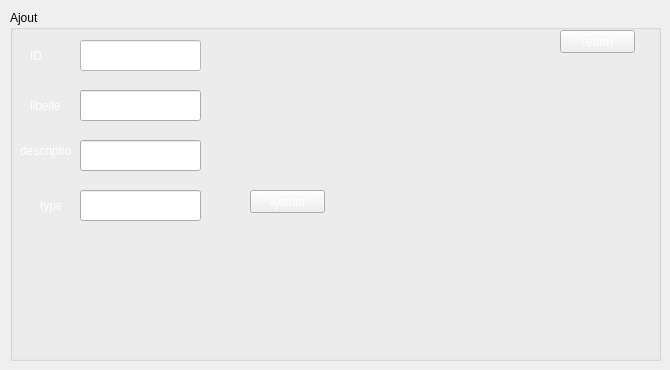
        <widget class="QWidget" name="tab_5">
         <attribute name="title">
          <string>ajouter categorie</string>
         </attribute>
         <widget class="QGroupBox" name="groupBox_3">
          <property name="geometry">
           <rect>
            <x>10</x>
            <y>10</y>
            <width>651</width>
            <height>351</height>
           </rect>
          </property>
          <property name="styleSheet">
           <string notr="true">background-image: url(:/image/ressource/168683873_494047668563711_2755156405557048015_n.png);</string>
          </property>
          <property name="title">
           <string>Ajout</string>
          </property>
          <widget class="QLabel" name="label_29">
           <property name="geometry">
            <rect>
             <x>20</x>
             <y>30</y>
             <width>21</width>
             <height>31</height>
            </rect>
           </property>
           <property name="styleSheet">
            <string notr="true">color: rgb(255, 255, 255);</string>
           </property>
           <property name="text">
            <string>ID</string>
           </property>
          </widget>
          <widget class="QLabel" name="label_30">
           <property name="geometry">
            <rect>
             <x>20</x>
             <y>80</y>
             <width>31</width>
             <height>31</height>
            </rect>
           </property>
           <property name="styleSheet">
            <string notr="true">color: rgb(255, 255, 255);</string>
           </property>
           <property name="text">
            <string>libelle</string>
           </property>
          </widget>
          <widget class="QLabel" name="label_31">
           <property name="geometry">
            <rect>
             <x>10</x>
             <y>120</y>
             <width>51</width>
             <height>41</height>
            </rect>
           </property>
           <property name="styleSheet">
            <string notr="true">color: rgb(255, 255, 255);</string>
           </property>
           <property name="text">
            <string>description</string>
           </property>
          </widget>
          <widget class="QLabel" name="label_32">
           <property name="geometry">
            <rect>
             <x>30</x>
             <y>180</y>
             <width>21</width>
             <height>31</height>
            </rect>
           </property>
           <property name="styleSheet">
            <string notr="true">color: rgb(255, 255, 255);</string>
           </property>
           <property name="text">
            <string>type</string>
           </property>
          </widget>
          <widget class="QLineEdit" name="le_ID_5">
           <property name="geometry">
            <rect>
             <x>70</x>
             <y>30</y>
             <width>121</width>
             <height>31</height>
            </rect>
           </property>
           <property name="styleSheet">
            <string notr="true">color: rgb(255, 255, 255);
background-color: rgb(255, 255, 255);</string>
           </property>
          </widget>
          <widget class="QLineEdit" name="le_libelle_5">
           <property name="geometry">
            <rect>
             <x>70</x>
             <y>80</y>
             <width>121</width>
             <height>31</height>
            </rect>
           </property>
           <property name="styleSheet">
            <string notr="true">color: rgb(255, 255, 255);</string>
           </property>
          </widget>
          <widget class="QLineEdit" name="la_description_5">
           <property name="geometry">
            <rect>
             <x>70</x>
             <y>130</y>
             <width>121</width>
             <height>31</height>
            </rect>
           </property>
           <property name="styleSheet">
            <string notr="true">color: rgb(255, 255, 255);</string>
           </property>
          </widget>
          <widget class="QLineEdit" name="le_type_5">
           <property name="geometry">
            <rect>
             <x>70</x>
             <y>180</y>
             <width>121</width>
             <height>31</height>
            </rect>
           </property>
           <property name="styleSheet">
            <string notr="true">color: rgb(85, 255, 127);
color: rgb(255, 255, 255);</string>
           </property>
          </widget>
          <widget class="QPushButton" name="pb_ajouter_3">
           <property name="geometry">
            <rect>
             <x>240</x>
             <y>180</y>
             <width>75</width>
             <height>23</height>
            </rect>
           </property>
           <property name="styleSheet">
            <string notr="true">color: rgb(255, 255, 255);</string>
           </property>
           <property name="text">
            <string>ajouter</string>
           </property>
          </widget>
          <widget class="QPushButton" name="return_4">
           <property name="geometry">
            <rect>
             <x>550</x>
             <y>20</y>
             <width>75</width>
             <height>23</height>
            </rect>
           </property>
           <property name="styleSheet">
            <string notr="true">color: rgb(255, 255, 255);</string>
           </property>
           <property name="text">
            <string>return</string>
           </property>
          </widget>
         </widget>
        </widget>
